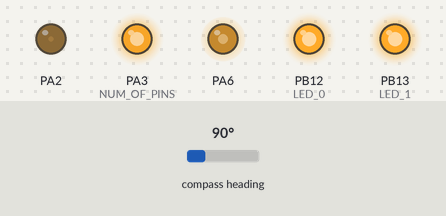
Bench run of a sketch on a simulated STM32 Blue Pill. Parts: output pins drawn as LEDs (lit = HIGH). Wiring (inferred from the names in the program): AS5600 angle sensor at I2C address 0x36. The test bench sets the inputs (shaded band); at power-on: compass heading 90°.

Above: at 2.3 s.
2.4 s: compass heading set to 7°
At 2.9 s:
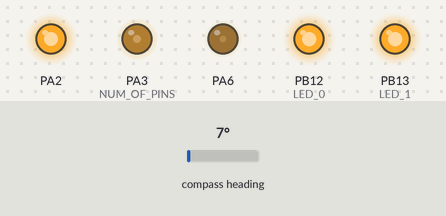
3.9 s: compass heading set to 180°
At 5.1 s:
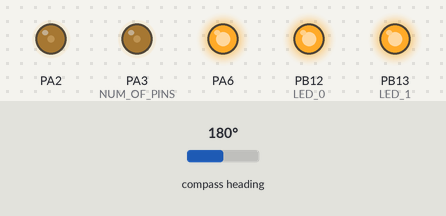
5.4 s: compass heading set to 269°
At 6.4 s:
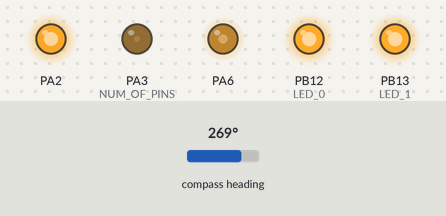
6.9 s: compass heading set to 352°
At 7.6 s:
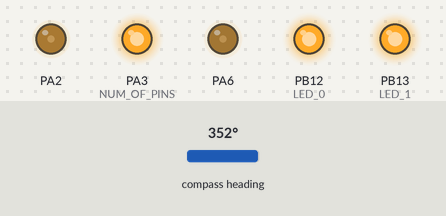
8.4 s: compass heading set to 90°
At 8.7 s:
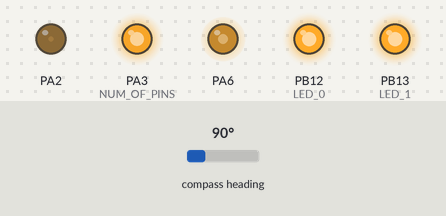
Timing chart, 0 to 10.9 s (numbered marks = the images above; inputs shaded):
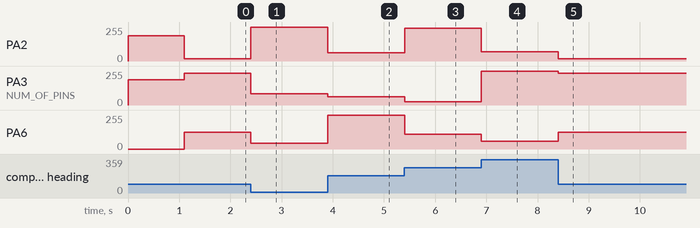

Measured:
- after the input at 2.4 s, PA2: 17/255 → 252/255 at once; PA3 (NUM_OF_PINS): 237/255 → 86/255 at once; PA6: 127/255 → 43/255 at once
- after the input at 3.9 s, PA2: 252/255 → 63/255 at once; PA3 (NUM_OF_PINS): 86/255 → 63/255 at once; PA6: 43/255 → 255/255 at once
- after the input at 5.4 s, PA2: 63/255 → 245/255 at once; PA3 (NUM_OF_PINS): 63/255 → 26/255 at once; PA6: 255/255 → 111/255 at once
- after the input at 6.9 s, PA2: 245/255 → 70/255 at once; PA3 (NUM_OF_PINS): 26/255 → 254/255 at once; PA6: 111/255 → 57/255 at once
- after the input at 8.4 s, PA2: 70/255 → 17/255 at once; PA3 (NUM_OF_PINS): 254/255 → 237/255 at once; PA6: 57/255 → 127/255 at once

The sketch:

gimbalSTM32Arduino.ino
```cpp
#include <Wire.h>
#include <HardwareSerial.h>
#include "MagneticSensorI2C.h"
#include "MotorPWM.h"

// #if !( defined(STM32F1) )
// #error This code is designed to run on STM32F platform! Please check your Tools->Board setting.
// #endif

#define LED_ON        LOW
#define LED_OFF       HIGH

#ifndef LED_0
  #define LED_0       PB12
#endif

#ifndef LED_1
  #define LED_1          PB13
#endif

/////////////////////////////////////////////////
// SERIAL / I2C
// HardwareSerial Serial3(PA10, PA9); // RX, TX
TwoWire i2c_1;
TwoWire i2c_2;
int16_t AcX,AcY,AcZ,Tmp,GyX,GyY,GyZ;
#define MPU_addr 0x68

/////////////////////////////////////////////////

// I2C PINS
// I2C 1 is located next to LEDs on STorM32
// I2C 1 Used for IMU and Magnetic encoder #1
#define I2C_SCL_1 PB10
#define I2C_SDA_1 PB11
// I2C 2 Used for Magnetic encoder #2
#define I2C_SCL_2 PB6
#define I2C_SDA_2 PB7

// Change the pin according to your STM32 board. There is no single definition for all boards
#define motor0A    PA6
#define motor0B    PA3
#define motor0C    PA2

MOTOR_PWM motor0 = MOTOR_PWM(motor0A, motor0B, motor0C);

//////////////////////////////////////////////////////

// SENSOR CLASSES
MagneticSensorI2C as5600_pitch = MagneticSensorI2C();
MagneticSensorI2C as5600_roll = MagneticSensorI2C();

//////////////////////////////////////////////////////

#define PRINT_INTERVAL    10000L

void setup()
{
  // INITIALIZE COMMUNICATION
  // Serial3.begin(9600);

  // I2C communication begin with proper pins
  i2c_1.begin(uint32_t(I2C_SDA_1), uint32_t(I2C_SCL_1));
  i2c_2.begin(uint32_t(I2C_SDA_2), uint32_t(I2C_SCL_2));

  motor0.setup();

  pinMode(LED_0, OUTPUT);
  pinMode(LED_1, OUTPUT);

  digitalWrite(LED_0, LED_OFF);
  digitalWrite(LED_1, LED_OFF);

  delay(1000);

  // Set up Encoder Sensors
  as5600_pitch.init(&i2c_2);
}

void loop()
{
  // IMPORTANT - call as frequently as possible
  // update the sensor values
  as5600_pitch.update();
  // float mechanicalAngle = as5600_pitch.getMechanicalAngle();

  float electricalAngle = as5600_pitch.getElectricalAngle();

  motor0.move(electricalAngle, false);

  // delay(1000);

  //display the angle and the angular velocity to the terminal
  // Serial3.print(mechanicalAngle);
  // Serial3.print("\t");
  // Serial3.print(electricalAngle);
  // Serial3.print("\t\n");
}
```

MagneticSensorI2C.cpp
```cpp
#include "MagneticSensorI2C.h"

// function buffering delay()
// arduino uno function doesn't work well with interrupts
void _delay(unsigned long ms){
#if defined(__AVR_ATmega328P__) || defined(__AVR_ATmega168__) || defined(__AVR_ATmega328PB__)  || defined(__AVR_ATmega2560__) || defined(__AVR_ATmega32U4__)
  // if arduino uno and other atmega328p chips
  // use while instad of delay,
  // due to wrong measurement based on changed timer0
  unsigned long t = _micros() + ms*1000;
  while( _micros() < t ){};
#else
  // regular micros
  delay(ms);
#endif
}


// function buffering _micros()
// arduino function doesn't work well with interrupts
unsigned long _micros(){
#if defined(__AVR_ATmega328P__) || defined(__AVR_ATmega168__) || defined(__AVR_ATmega328PB__)  || defined(__AVR_ATmega2560__) || defined(__AVR_ATmega32U4__)
// if arduino uno and other atmega328p chips
    //return the value based on the prescaler
    if((TCCR0B & 0b00000111) == 0x01) return (micros()/32);
    else return (micros());
#else
  // regular micros
  return micros();
#endif
}

MagneticSensorI2C::MagneticSensorI2C(){
  chip_address = 0x36;

  // angle read register of the magnetic sensor
  angle_register_msb = 0x0C;
  // register maximum value (counts per revolution)
  cpr = _powtwo(12);

  int bits_used_msb = 11 - 7;
  lsb_used = 12 - bits_used_msb;
  // extraction masks
  lsb_mask = (uint8_t)( (2 << lsb_used) - 1 );
  msb_mask = (uint8_t)( (2 << bits_used_msb) - 1 );

  wire = &Wire;
}

// void MagneticSensorI2C::update() {
//     float val = getSensorAngle();
//     if (val<0) // sensor angles are strictly non-negative. Negative values are used to signal errors.
//          return;
//     angle_prev = val;
// }

// float MagneticSensorI2C::getAngle(){
//     return angle_prev;
// }

void MagneticSensorI2C::init(TwoWire* _wire){
  wire = _wire;
  update();
  delay(100);
  update();
  offset = mechanicalAngle;
  update();
}

void MagneticSensorI2C::update() {
  float tmp = ((getRawCount() / (float)cpr) * _2PI) - offset;

  if (tmp < 0) {
    tmp += _2PI;
  }

  mechanicalAngle = tmp;
}

//  Shaft angle calculation
//  angle is in radians [rad]
float MagneticSensorI2C::getMechanicalAngle(){
  // (number of full rotations)*2PI + current sensor angle
  return mechanicalAngle;
}

//  Electrical angle calculation
//  angle is in radians [rad]
float MagneticSensorI2C::getElectricalAngle() {
  return fmod(mechanicalAngle * numPolePairs, _2PI);
}

// function reading the raw counter of the magnetic sensor
int MagneticSensorI2C::getRawCount(){
	return (int)MagneticSensorI2C::read(angle_register_msb);
}

// I2C functions
/*
* Read a register from the sensor
* Takes the address of the register as a uint8_t
* Returns the value of the register
*/
int MagneticSensorI2C::read(uint8_t angle_reg_msb) {
  // read the angle register first MSB then LSB
	byte readArray[2];
	uint16_t readValue = 0;
  // notify the device that is aboout to be read
	wire->beginTransmission(chip_address);
	wire->write(angle_reg_msb);
  currWireError = wire->endTransmission(false);

  // read the data msb and lsb
	wire->requestFrom(chip_address, (uint8_t)2);
	for (byte i=0; i < 2; i++) {
		readArray[i] = wire->read();
	}

  // depending on the sensor architecture there are different combinations of
  // LSB and MSB register used bits
  // AS5600 uses 0..7 LSB and 8..11 MSB
  // AS5048 uses 0..5 LSB and 6..13 MSB
  readValue = ( readArray[1] &  lsb_mask );
	readValue += ( ( readArray[0] & msb_mask ) << lsb_used );
	return readValue;
}
```

MagneticSensorI2C.h
```cpp
#pragma once

#include "Arduino.h"
#include <Wire.h>
#include <math.h>

#define _powtwo(x) (1 << (x))
#define _2PI 2.0 * M_PI

/**
 * Function implementing delay() function in milliseconds
 * - blocking function
 * - hardware specific

 * @param ms number of milliseconds to wait
 */
void _delay(unsigned long ms);

/**
 * Function implementing timestamp getting function in microseconds
 * hardware specific
 */
unsigned long _micros();

// ANGLE INCREASES CW
class  MagneticSensorI2C {
 public:
    // hard coded as both encoders use the same address
    MagneticSensorI2C();

    /** sensor initialise pins */
    void init(TwoWire* _wire);

    // updates the mechanical angle through I2C
    void update();

    // uses mechanical angle to determine electrical angle
    float getElectricalAngle();

    // returns mechanical angle
    float getMechanicalAngle();

    /** current error code from Wire endTransmission() call **/
    uint8_t currWireError = 0;
    float angle_prev=0.0f; // result of last call to getSensorAngle()

  private:
    const float numPolePairs =  7.0;
    float offset;
    float mechanicalAngle;
    float cpr; //!< Maximum range of the magnetic sensor
    uint16_t lsb_used; //!< Number of bits used in LSB register
    uint8_t lsb_mask;
    uint8_t msb_mask;

    // I2C variables
    uint8_t angle_register_msb; //!< I2C angle register to read
    uint8_t chip_address; //!< I2C chip select pins

    // I2C functions
    /** Read one I2C register value */
    int read(uint8_t angle_register_msb);

    /**
     * Function getting current angle register value
     * it uses angle_register variable
     */
    int getRawCount();

    /* the two wire instance for this sensor */
    TwoWire* wire;
};
```

MotorPWM.cpp
```cpp
#include "MotorPWM.h"

HardwareSerial Serial3 = HardwareSerial(PA10, PA9); // RX, TX

// Constructor
MOTOR_PWM::MOTOR_PWM(uint32_t phaseAPin, uint32_t phaseBpin, uint32_t phaseCpin) {
    Serial3.begin(9600);

    pins[0] = phaseAPin;
    pins[1] = phaseBpin;
    pins[2] = phaseCpin;

    // Duty cycles to align rotor with theta-electrical = 0
    dutyCycles[0] = 0;
    dutyCycles[1] = 49151;
    dutyCycles[2] = 49151;
}

void MOTOR_PWM::setup() {
  for (uint8_t index = 0; index < NUM_OF_PINS; index++)
  {
    pinMode(pins[index], OUTPUT);
    digitalWrite(pins[index], LOW);
  }

  for (uint8_t index = 0; index < NUM_OF_PINS; index++)
  {
    // Using pin = PA0, PA1, etc.
    PinName pinNameToUse = digitalPinToPinName(pins[index]);

    // Automatically retrieve TIM instance and channel associated to pin
    // This is used to be compatible with all STM32 series automatically.
    TIM_TypeDef *Instance = (TIM_TypeDef *)pinmap_peripheral(pinNameToUse, PinMap_PWM);

    if (Instance != nullptr)
    {
      // pin => 0, 1, etc
      channels[index] = STM_PIN_CHANNEL(pinmap_function( pinNameToUse, PinMap_PWM));
      timers[index] = new HardwareTimer(Instance);
      timers[index]->setMode(channels[index], TIMER_OUTPUT_COMPARE_PWM1, pins[index]);
      // if (index == 0) {
      timers[index]->setOverflow(freq, HERTZ_FORMAT);
      // }

      timers[index]->setCaptureCompare(channels[index], dutyCycles[index], RESOLUTION_16B_COMPARE_FORMAT);

      timers[index]->resumeChannel(channels[index]);

    }
    else
    {
      while (true)
            delay(100);
    }
  }
}

void MOTOR_PWM::updateDutyCycles() {
  for (uint8_t index = 0; index < NUM_OF_PINS; index++)
  {
    timers[index]->setCaptureCompare(channels[index], dutyCycles[index], RESOLUTION_16B_COMPARE_FORMAT);
  }
}

void MOTOR_PWM::move(float electricalAngle, bool ccw) {
    float dutyCycleA, dutyCycleB, dutyCycleC;
    float halfRange = float(maximumPWMDutyCycle / 2.0);

    float adjustAngle = ccw ? electricalAngle : -electricalAngle;

    // Adjust phase shifts based on rotation direction
    float phaseShiftB = ccw ? (4.0 * M_PI / 3.0) : (2.0 * M_PI / 3.0); // CW: Reverse B and C
    float phaseShiftC = ccw ? (2.0 * M_PI / 3.0) : (4.0 * M_PI / 3.0); // CCW: Original order

    // Phase A - no additional phase shift
    float sinA = sin(adjustAngle);
    dutyCycleA = sinA * halfRange + halfRange;

    // Phase B - Adjusted phase shift
    float sinB = sin(adjustAngle + phaseShiftB);
    dutyCycleB = sinB * halfRange + halfRange;

    // Phase C - Adjusted phase shift
    float sinC = sin(adjustAngle + phaseShiftC);
    dutyCycleC = sinC * halfRange + halfRange;

    // Convert float duty cycles to integer if required by updateDutyCycle method
    uint32_t intDutyCycleA = static_cast<uint32_t>(dutyCycleA);
    uint32_t intDutyCycleB = static_cast<uint32_t>(dutyCycleB);
    uint32_t intDutyCycleC = static_cast<uint32_t>(dutyCycleC);

    dutyCycles[0] = intDutyCycleA;
    dutyCycles[1] = intDutyCycleB;
    dutyCycles[2] = intDutyCycleC;

    // Apply the calculated duty cycles to the PWM channels
    updateDutyCycles();
}
```

MotorPWM.h
```cpp
#pragma once

// These define's must be placed at the beginning before #include "ESP32_PWM.h"
// _PWM_LOGLEVEL_ from 0 to 4
// Don't define _PWM_LOGLEVEL_ > 0. Only for special ISR debugging only. Can hang the system.
#define _PWM_LOGLEVEL_      0

#define USING_MICROS_RESOLUTION       true    //false

#include <math.h>
#include "HardwareTimer.h"
#include <HardwareSerial.h>
#include "Arduino.h"

#define NUM_OF_PINS   3

#define NUMBER_ISR_PWMS         NUM_OF_PINS

/////////////////////////////////////////////////////

extern HardwareSerial Serial3;

//////////////////////////////////////////////////////


class MOTOR_PWM {
public:
    MOTOR_PWM(uint32_t phaseAPin, uint32_t phaseBpin, uint32_t phaseCpin);
    void setup();
    void move(float electricalAngle, bool cw);
private:
    void updateDutyCycles();
    uint32_t pins[NUM_OF_PINS]; // motor0 pins
    uint32_t channels[NUM_OF_PINS];
    uint32_t dutyCycles[NUM_OF_PINS]; // Initial duty cycles
    HardwareTimer* timers[NUM_OF_PINS];
    uint32_t freq = 100000;
    static constexpr uint32_t maximumPWMDutyCycle = 65535; // 65535; // Adjust this value based on your PWM resolution
};
```
